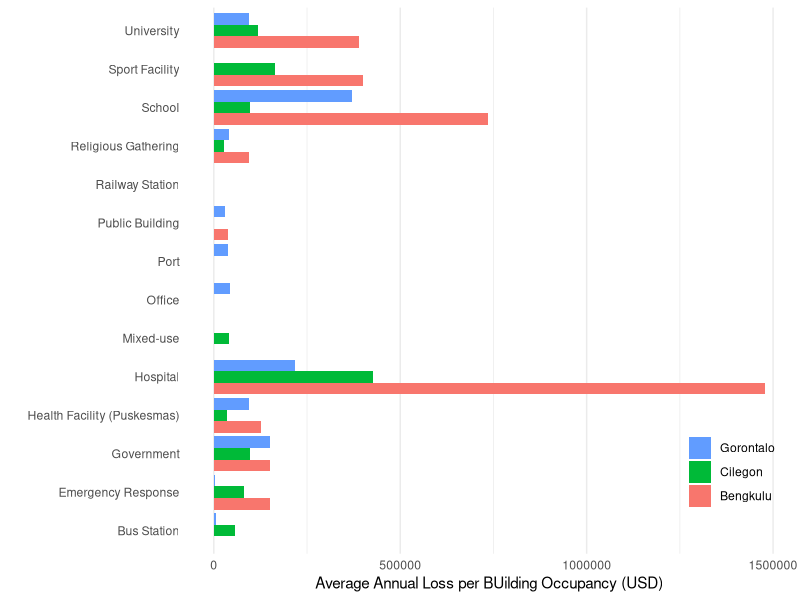
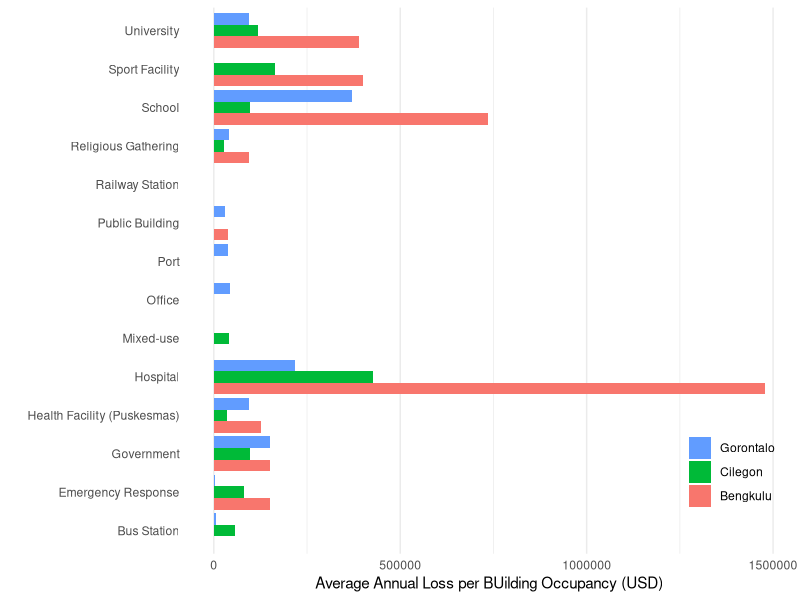

Generate these figures, in order, with R:
library(tidyverse)

data <- read_csv("Total AAL2.csv")

data_long <- 
  data %>%
  pivot_longer(cols = !BuildingOccupancy,
               names_to = "Region",
               values_to = "AAL")

ggplot(data = data_long) +
  geom_col(mapping = aes(x = AAL, 
                         y = BuildingOccupancy, 
                         fill = Region),
           position = "dodge")+
  theme_bw()+
  theme_minimal()+
  xlab("Average Annual Loss per BUilding Occupancy (USD)")+
  ylab("")+
  theme(legend.position = c(0.9,0.15), legend.title = element_blank(),
        panel.grid.major.y = element_blank(), panel.grid.minor.y = element_blank())+
  guides(fill = guide_legend(reverse=TRUE))

ggsave("Figure52_Total AAL per Building Occupancy in 3 cities_R2.pdf",
       plot = last_plot(),
       width = 7.5,
       height = 5,
       units = "in")
